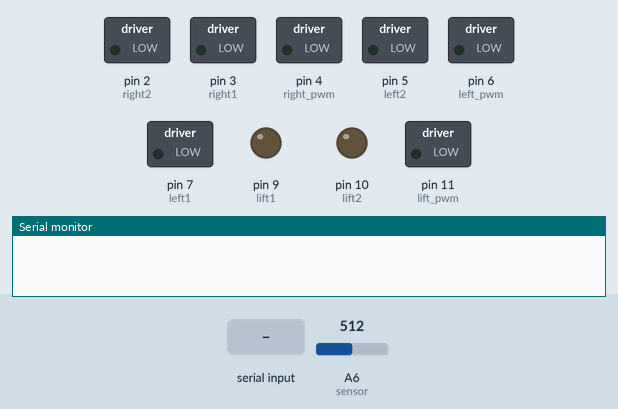
This sketch was run on a simulated Arduino Nano, built with avr-gcc and run on an emulated ATmega328P. On the bench: switched loads named in the sketch (green lamp = pin HIGH), output pins drawn as LEDs (lit = HIGH), the last lines printed to the serial monitor. Inputs (shaded band) come from the test bench; at power-on: A6 (sensor) = 512.

Above: at 1.4 s.
1.5 s: byte 70 ('F') received over Serial
At 2.2 s:
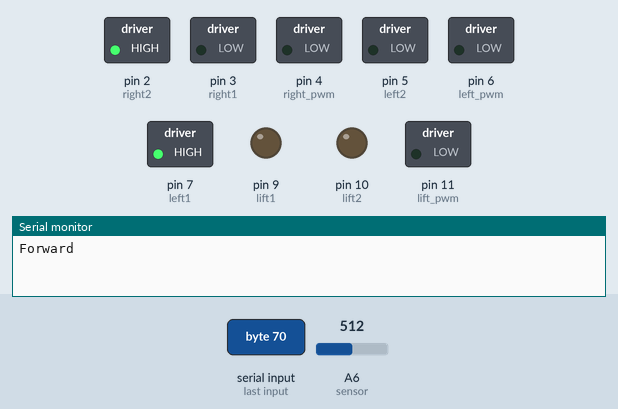
3.0 s: byte 76 ('L') received over Serial
At 3.4 s:
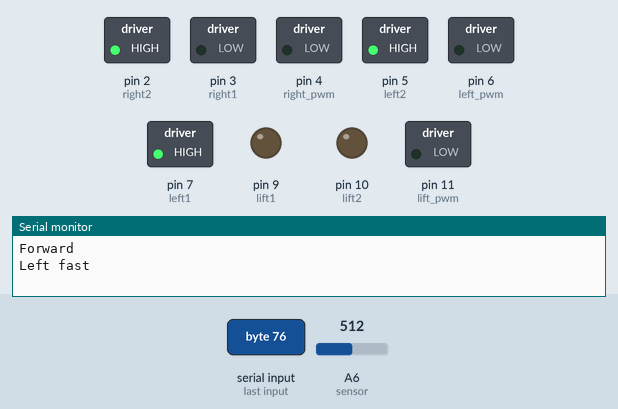
4.5 s: byte 82 ('R') received over Serial
At 5.7 s:
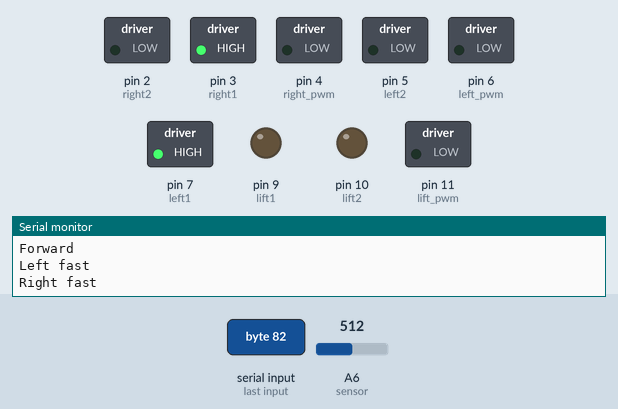
6.0 s: "W" received over Serial
At 6.3 s:
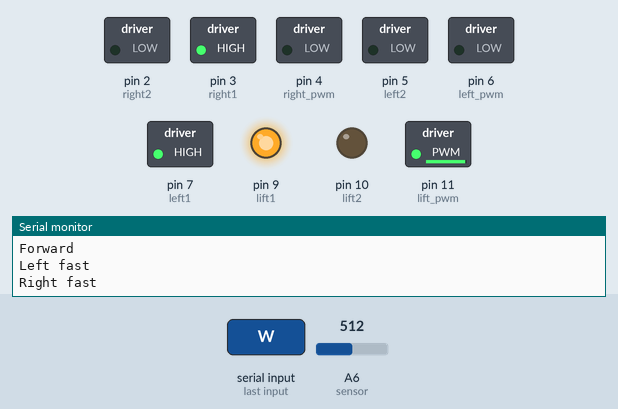
Timing chart, 0 to 8.5 s (numbered marks = the images above; inputs shaded):
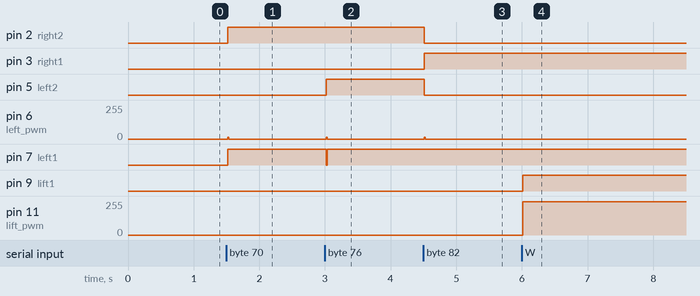

Measured:
- after the input at 1.5 s, pin 2 (right2), pin 7 (left1): LOW → HIGH at once; pin 6 (left_pwm): 0/255 → 15/255 at once, → 0/255 0.02 s later
- after the input at 3.0 s, pin 5 (left2): LOW → HIGH at once; pin 6 (left_pwm): 0/255 → 15/255 at once, → 0/255 0.02 s later; pin 7 (left1): HIGH → LOW at once, → HIGH 0.02 s later
- after the input at 4.5 s, pin 2 (right2), pin 5 (left2): HIGH → LOW at once; pin 3 (right1): LOW → HIGH at once; pin 6 (left_pwm): 0/255 → 15/255 at once, → 0/255 0.02 s later
- after the input at 6.0 s, pin 9 (lift1): LOW → HIGH at once; pin 11 (lift_pwm): 0/255 → 250/255 at once

The sketch:

BRICKS_round_1.ino
```cpp
#define threshold_min 150
#define low_threshold_weight 420

#define sensor A6

#define left1 7
#define left_pwm 6
#define left2 5

#define right1 3
#define right_pwm 4
#define right2 2

#define lift1 9
#define lift_pwm 11
#define lift2 10

// LED pin attached to Arduino D6
#define red_LED 6
#define green_LED 7

// variable to store serial data
char incomingByte = 0;

// variable to store speed value
int speed_val = 0;
int pressure=0;

void setup() {
  // put your setup code here, to run once:
  Serial.begin(9600);

  // declare outputs
  pinMode(red_LED, OUTPUT);
  pinMode(green_LED, OUTPUT);

  pinMode(left1, OUTPUT);
  pinMode(left_pwm, OUTPUT);
  pinMode(left2, OUTPUT);

  pinMode(right1, OUTPUT);
  pinMode(right_pwm, OUTPUT);
  pinMode(right2, OUTPUT);

  pinMode(lift1, OUTPUT);
  pinMode(lift_pwm, OUTPUT);
  pinMode(lift2, OUTPUT);

  // turn motors Off by default
  left_stop();
  right_stop();
  lift_stop();

  delay(200);
}

void loop() {
  // put your main code here, to run repeatedly:

  // check for serial data
  if (Serial.available() > 0)
  {
    // read the incoming byte:
    incomingByte = Serial.read();
    // if available, blink LED and print serial data received.
    digitalWrite(13, HIGH);
    // delay 10 milliseconds to allow serial update time
    delay(15);

    if (incomingByte == 'W')
    {
      lift_up();
      while(incomingByte != 'w')
        if(Serial.available() > 0)
          incomingByte = Serial.read();
      lift_stop();
    }

    else if (incomingByte == 'U')
    {
      lift_down();
      while(incomingByte != 'u')
        if(Serial.available() > 0)
          incomingByte = Serial.read();
      lift_stop();
    }

    else if (incomingByte == '0')
    {
      speed_val = 0;
    }

    else if (incomingByte == '1')
    {
      speed_val = 190;
    }

    else if (incomingByte == '2')
    {
      speed_val = 200;
    }

    else if (incomingByte == '3')
    {
      speed_val = 205;
    }

    else if (incomingByte == '4')
    {
      speed_val = 210;
    }

    else if (incomingByte == '5')
    {
      speed_val = 215;
    }

    else if (incomingByte == '6')
    {
      speed_val = 220;
    }

    else if (incomingByte == '7')
    {
      speed_val = 225;
    }

    else if (incomingByte == '8')
    {
      speed_val = 230;
    }

    else if (incomingByte == '9')
    {
      speed_val =230;
    }

    else if (incomingByte == 'q')
    {
      speed_val = 230;
    }

    //Forward
    else if (incomingByte == 'F')
    {
      Serial.println("Forward");
      left_forward(speed_val+15);
      right_forward(speed_val-35);
      delay(15);
    }

    //Left
    else if (incomingByte == 'L')
    {
      Serial.println("Left fast");
      left_reverse(speed_val+15);
      right_forward(speed_val-35);
      delay(15);
    }

    //Right
    else if (incomingByte == 'R')
    {
      Serial.println("Right fast");
      left_forward(speed_val+15);
      right_reverse(speed_val-35);
      delay(15);
    }

    //Front Left
    else if (incomingByte == 'G')
    {
      Serial.println("Front Left");
      left_stop();
      right_forward(speed_val-35);
      delay(15);
    }

    //Front Right
    else if (incomingByte == 'I')
    {
      Serial.println("Front Right");
      left_forward(speed_val+15);
      right_stop();
      delay(15);
    }

    //Back Left
    else if (incomingByte == 'H')
    {
      Serial.println("Back Left");
      left_stop();
      right_reverse(speed_val-35);
      delay(15);
    }

    //Back Right
     else if (incomingByte == 'J')
    {
      Serial.println("Back Right");
      left_reverse(speed_val+15);
      right_stop();
      delay(15);
    }

    //Reverse
    else if (incomingByte == 'B')
    {
      Serial.println("Reverse");
      left_reverse(speed_val+15);
      right_reverse(speed_val-35);
      delay(15);
    }

      // otherwise, stop both motors
    else
    {
      Serial.println("Stop");
      left_stop();
      right_stop();
    }
    process_weight();
  }
}

void process_weight()
{
  //pressure=calc_pressure();
  if((analogRead(sensor))<threshold_min)
  {
    digitalWrite(red_LED,LOW);
    digitalWrite(green_LED,LOW);
  }
  else if((analogRead(sensor))<low_threshold_weight)
  {
    digitalWrite(red_LED,HIGH);
    digitalWrite(green_LED,LOW);
  }
  else
  {
    digitalWrite(red_LED,LOW);
    digitalWrite(green_LED,HIGH);
  }
}


/////////// motor functions ////////////////

void left_forward(int x)
{
  digitalWrite(left1, HIGH);
  digitalWrite(left2, LOW);
  analogWrite(left_pwm, x);
}

void left_reverse(int x)
{
  digitalWrite(left1, LOW);
  digitalWrite(left2, HIGH);
  analogWrite(left_pwm, x);
}

void left_stop()
{
  digitalWrite(left2, LOW);
  digitalWrite(left1, LOW);
  digitalWrite(left_pwm, LOW);
}

void right_forward(int y)
{
  digitalWrite(right2, HIGH);
  digitalWrite(right1, LOW);
  analogWrite(right_pwm, y);
}

void right_reverse(int y)
{
  digitalWrite(right2, LOW);
  digitalWrite(right1, HIGH);
  analogWrite(right_pwm, y);
}

void right_stop()
{
  digitalWrite(right2, LOW);
  digitalWrite(right1, LOW);
  digitalWrite(right_pwm, LOW);
}

void lift_up()
{
  digitalWrite(lift2, LOW);
  digitalWrite(lift1, HIGH);
  analogWrite(lift_pwm, 250);
}

void lift_down()
{
  digitalWrite(lift1, LOW);
  digitalWrite(lift2, HIGH);
  analogWrite(lift_pwm, 250);
}

void lift_stop()
{
  digitalWrite(lift2, LOW);
  digitalWrite(lift1, LOW);
  digitalWrite(lift_pwm, LOW);
}
```
